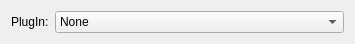
<ui version="4.0" >
 <class>PlugInPage</class>
 <widget class="QWidget" name="PlugInPage" >
  <property name="geometry" >
   <rect>
    <x>0</x>
    <y>0</y>
    <width>355</width>
    <height>38</height>
   </rect>
  </property>
  <property name="windowTitle" >
   <string>Form</string>
  </property>
  <layout class="QHBoxLayout" >
   <item>
    <widget class="QLabel" name="label" >
     <property name="sizePolicy" >
      <sizepolicy vsizetype="Preferred" hsizetype="Fixed" >
       <horstretch>0</horstretch>
       <verstretch>0</verstretch>
      </sizepolicy>
     </property>
     <property name="text" >
      <string>PlugIn:</string>
     </property>
    </widget>
   </item>
   <item>
    <widget class="QComboBox" name="m_plugIn" >
     <item>
      <property name="text" >
       <string>None</string>
      </property>
     </item>
    </widget>
   </item>
  </layout>
 </widget>
 <resources/>
 <connections/>
</ui>
